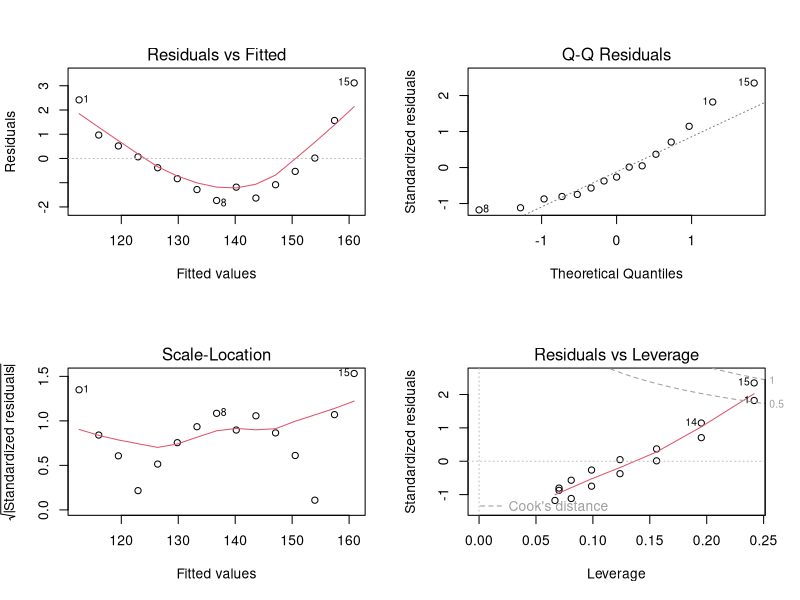
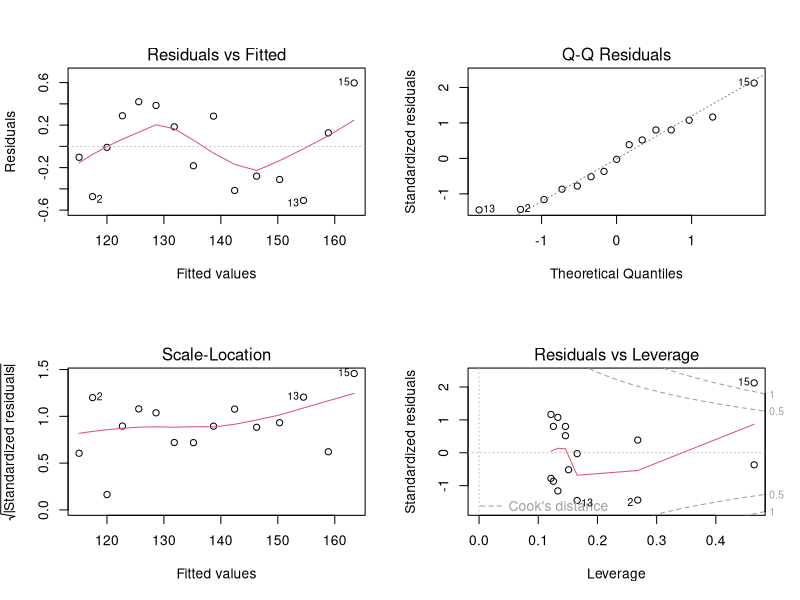
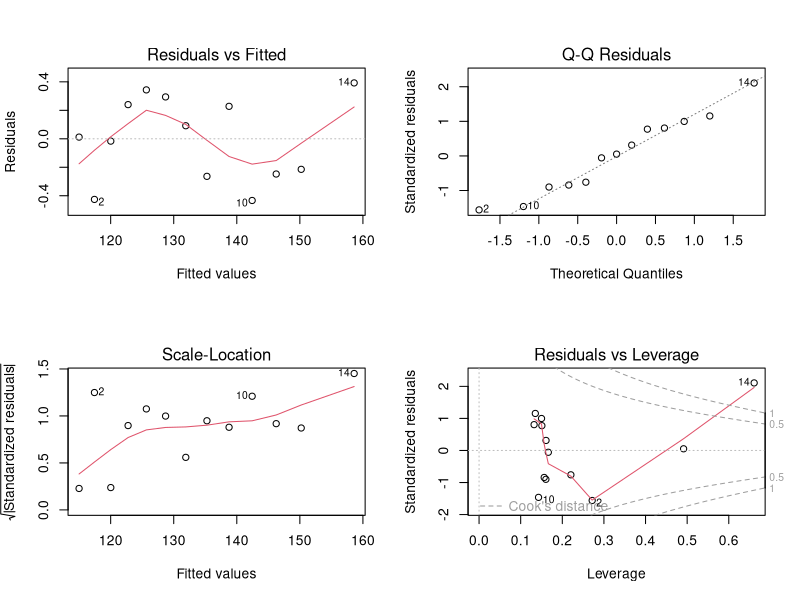

Generate these figures, in order, with R:
"women" <-
data.frame(height = c(58, 59, 60, 61, 62, 63, 64, 65, 66, 67, 68, 69,
70, 71, 72), weight = c(115, 117, 120, 123, 126, 129, 132, 135, 139, 142,
146, 150, 154, 159, 164))

fit <- lm(weight ~ height, data = women)
par(mfrow = c(2, 2))
plot(fit)

fit2 <- lm(weight ~ height + I(height^2), data = women)
par(mfrow = c(2, 2))
plot(fit2)

newfit <- lm(weight ~ height + I(height^2), data = women[-c(13, 15),])
par(mfrow = c(2, 2))
plot(newfit)
